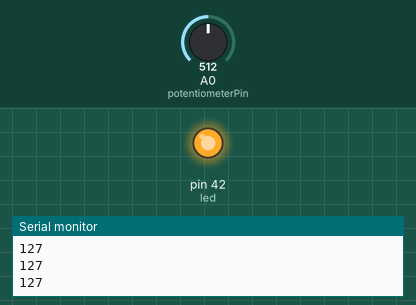
Bench run of a sketch on a simulated Arduino Mega 2560, built with avr-gcc and run on an emulated ATmega2560. Shown: output pins drawn as LEDs (lit = HIGH), the last lines printed to the serial monitor. The inputs (shaded band) are chosen by the test bench; at power-on: A0 (potentiometerPin) = 512.

Above: at 1.2 s.
1.3 s: A0 (potentiometerPin) set to 6
2.8 s: A0 (potentiometerPin) set to 3
At 4.0 s:
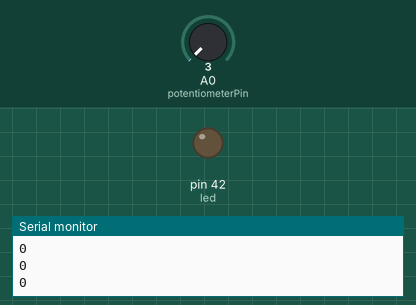
4.3 s: A0 (potentiometerPin) set to 122
At 5.5 s:
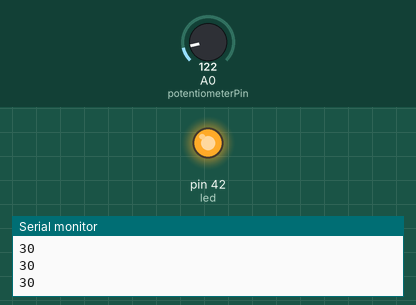
5.8 s: A0 (potentiometerPin) set to 0
At 6.5 s:
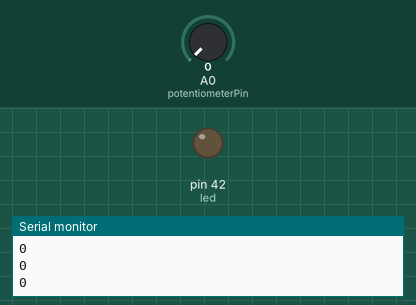
Timing chart, 0 to 8.3 s (numbered marks = the images above; inputs shaded):
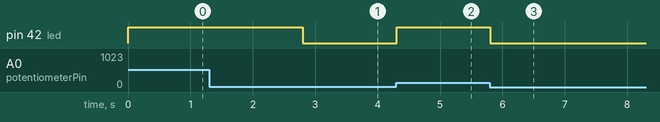

The sketch:

sketch_feb22a.ino
```cpp
int potentiometerPin = A0;
int led = 42;
int brightness = 0;

void setup() {
Serial.begin(9600);
  pinMode(led, OUTPUT);
}

void loop() {

  int potValue = analogRead(potentiometerPin);

  brightness = map(potValue, 0, 1023, 0, 255);
  Serial.println(brightness);

  digitalWrite(led, brightness);

  delay(10);
}
```

Measured:
- the behaviour switches between 5 and 4 on A0 (potentiometerPin) (found by bisection; images 0 and 1)
- after the input at 2.8 s, pin 42 (led): HIGH → LOW at once
- after the input at 4.3 s, pin 42 (led): LOW → HIGH at once
- after the input at 5.8 s, pin 42 (led): HIGH → LOW at once
